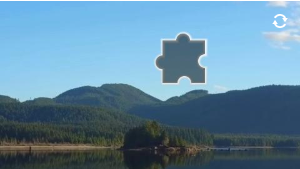
#> input picture python_basic_knowledge/spider/demo_selenium/captcha_58.png, 300 x 169 px
$ python demo6.py
#> lines starting #> are read from the running program, lines starting #| are printed output that depends on the picture; after the words box and inside, x2 and y2 are one past the last pixel; in counts of white or black regions, pixels touching at a corner belong together; long printed decimals are rounded
#> further down, img0 is the input picture: shape (169, 300, 3); mean B, G, R 160.5, 136.5, 97.9
#!/usr/bin/env python3
# -*- coding: utf-8 -*-
# @Author: yanzhipeng
# @Date:   2019-12-04 11:43:22
# @Last Modified by:   yanzhipeng
# @Last Modified time: 2019-12-04 18:08:21

import cv2
import time


def get_pos(image):
	blurred = cv2.GaussianBlur(image, (5, 5), 0)
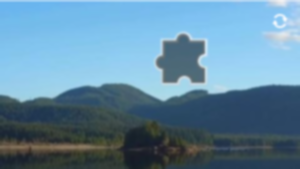
#> blurred: shape (169, 300, 3); mean B, G, R 160.4, 136.4, 97.6
	canny = cv2.Canny(blurred, 100, 400)
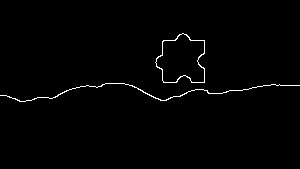
#> canny: shape (169, 300); 1.1% white in thin lines or dots, all inside (x1, y1, x2, y2) = (0, 33, 300, 102)
	cv2.imshow('canny', canny)

	contours, hierarchy = cv2.findContours(canny, cv2.RETR_EXTERNAL, cv2.CHAIN_APPROX_SIMPLE)
#> contours = 2 contours; box (x1, y1, x2, y2) and area: (155, 33, 205, 83) 1774, (0, 83, 300, 102) 38
	# print(">>>>>", type(contours), len(contours), "@@@@@@@@@", contours)
	for i, contour in enumerate(contours):
		M = cv2.moments(contour)

		'''
		if M['m00'] == 0:
			cx = cy = 0
		else:
			cx, cy = M['m10'] / M['m00'], M['m01'] / M['m00']
		'''
		print("----->", cv2.contourArea(contour), cv2.arcLength(contour, True))
		if 1550 < cv2.contourArea(contour) < 1900 and 150 < cv2.arcLength(contour, True) < 230:


			draw_img = image.copy()
			# print(">>>>>", type(contour), contour)
			ret = cv2.drawContours(draw_img, [contour], -1, (0, 0, 255), 1)
			cv2.imshow('ret', ret)
			contour.sort(axis=0)

			min_x_road = contour[0, 0][0] - 7

			print("min load is -", min_x_road)
			cv2.waitKey(0)
			time.sleep(7)
			cv2.destroyAllWindows()
			'''
			if cx < 400:
				continue


			x, y, w, h = cv2.boundingRect(contour)  # 外接矩形
			cv2.rectangle(image, (x, y), (x + w, y + h), (0, 0, 255), 2)
			cv2.imshow('image', image)
			print("show image")
			return x
			'''
#> this loop made 2 passes
#| -----> 38.0 660.475
#| -----> 1774.5 196.468
#| min load is - 148
	return 0


if __name__ == '__main__':
	img0 = cv2.imread('./captcha_58.png')
	get_pos(img0)
	print("end")
	time.sleep(27)
	cv2.destroyAllWindows()
	# cv2.waitKey(0)
